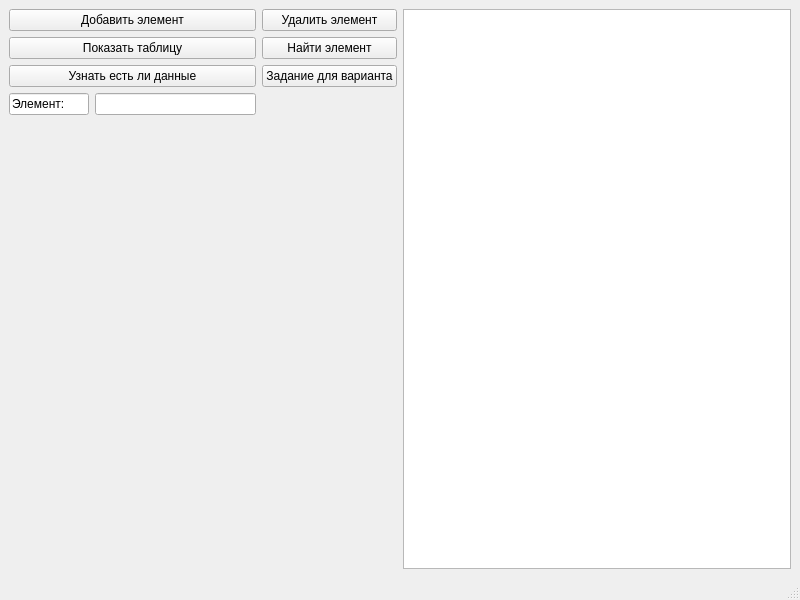
<?xml version="1.0" encoding="UTF-8"?>
<ui version="4.0">
 <class>MainWindow</class>
 <widget class="QMainWindow" name="MainWindow">
  <property name="geometry">
   <rect>
    <x>0</x>
    <y>0</y>
    <width>800</width>
    <height>600</height>
   </rect>
  </property>
  <property name="windowTitle">
   <string>MainWindow</string>
  </property>
  <widget class="QWidget" name="centralwidget">
   <layout class="QHBoxLayout" name="horizontalLayout_2">
    <item>
     <layout class="QVBoxLayout" name="verticalLayout">
      <item>
       <layout class="QGridLayout" name="gridLayout">
        <item row="1" column="1">
         <widget class="QPushButton" name="searchButton">
          <property name="text">
           <string>Найти элемент</string>
          </property>
         </widget>
        </item>
        <item row="2" column="1">
         <widget class="QPushButton" name="forTaskButton">
          <property name="text">
           <string>Задание для варианта</string>
          </property>
         </widget>
        </item>
        <item row="2" column="0">
         <widget class="QPushButton" name="emptyButton">
          <property name="text">
           <string>Узнать есть ли данные</string>
          </property>
         </widget>
        </item>
        <item row="0" column="1">
         <widget class="QPushButton" name="deleteButton">
          <property name="text">
           <string>Удалить элемент</string>
          </property>
         </widget>
        </item>
        <item row="0" column="0">
         <widget class="QPushButton" name="addButton">
          <property name="text">
           <string>Добавить элемент</string>
          </property>
         </widget>
        </item>
        <item row="1" column="0">
         <widget class="QPushButton" name="showButton">
          <property name="text">
           <string>Показать таблицу</string>
          </property>
         </widget>
        </item>
        <item row="3" column="0">
         <layout class="QHBoxLayout" name="horizontalLayout">
          <item>
           <widget class="QLineEdit" name="lineEdit">
            <property name="minimumSize">
             <size>
              <width>80</width>
              <height>0</height>
             </size>
            </property>
            <property name="maximumSize">
             <size>
              <width>80</width>
              <height>16777215</height>
             </size>
            </property>
            <property name="text">
             <string>Элемент:</string>
            </property>
            <property name="readOnly">
             <bool>true</bool>
            </property>
           </widget>
          </item>
          <item>
           <widget class="QLineEdit" name="dataLine">
            <property name="inputMask">
             <string>9999999</string>
            </property>
           </widget>
          </item>
         </layout>
        </item>
       </layout>
      </item>
      <item>
       <spacer name="verticalSpacer">
        <property name="orientation">
         <enum>Qt::Vertical</enum>
        </property>
        <property name="sizeHint" stdset="0">
         <size>
          <width>20</width>
          <height>40</height>
         </size>
        </property>
       </spacer>
      </item>
     </layout>
    </item>
    <item>
     <widget class="QTextEdit" name="textEdit"/>
    </item>
   </layout>
  </widget>
  <widget class="QMenuBar" name="menubar">
   <property name="geometry">
    <rect>
     <x>0</x>
     <y>0</y>
     <width>800</width>
     <height>25</height>
    </rect>
   </property>
  </widget>
  <widget class="QStatusBar" name="statusbar"/>
 </widget>
 <resources/>
 <connections/>
</ui>
